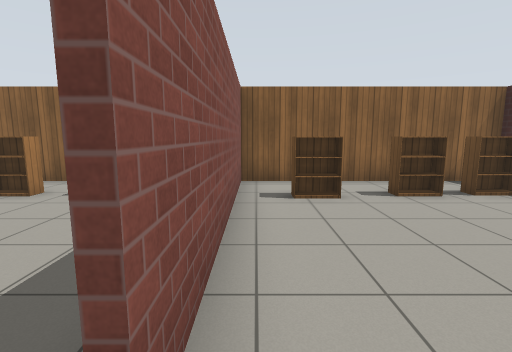
[1] (above)

21 first-person views from a walk through a Gazebo world. The camera is 1.2 m above the floor, tilts 8° down and sees 85° across. The floor is counted in squares, 1 m on a side. Each view is taken from the middle of a square. On the plan, view 1 faces up. The plan holds only what a view shows up to about 12 squares ahead; the rest is blank. The place goes on beyond the plan. Gazebo's built-in surfaces are drawn with simple patterns.

[2]
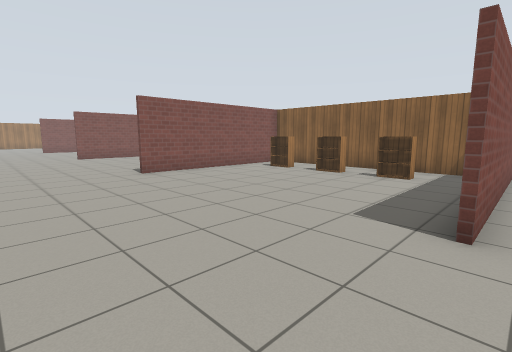

[3]
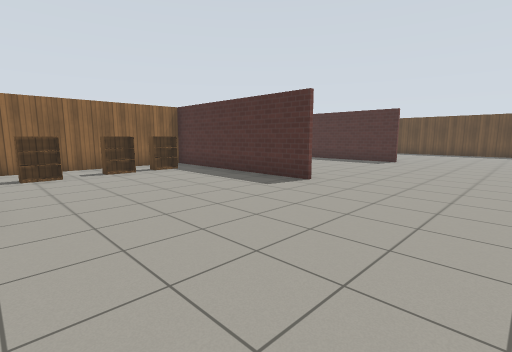

[4]
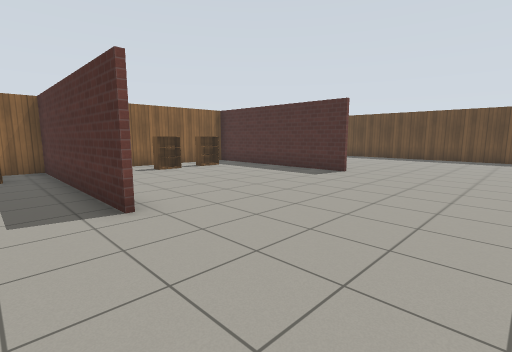

[5]
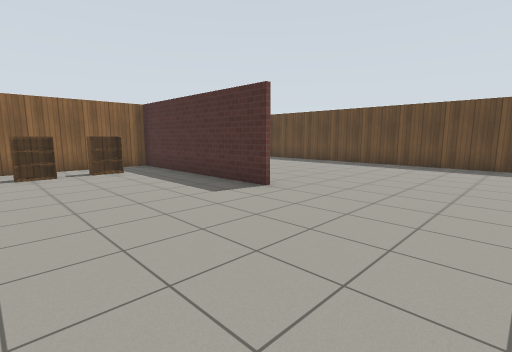

[6]
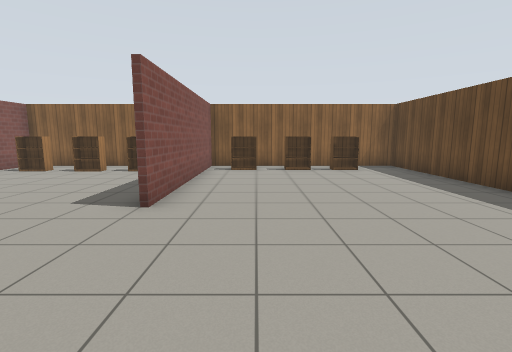

[7]
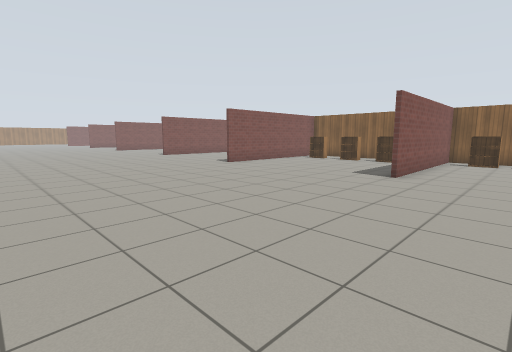

[8]
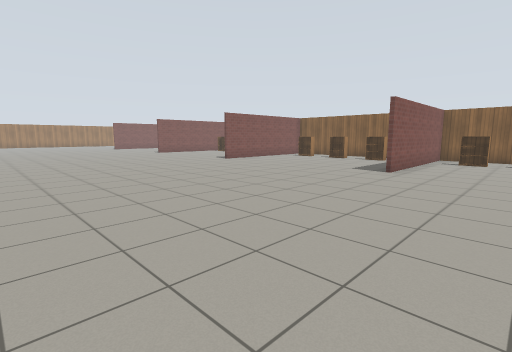

[9]
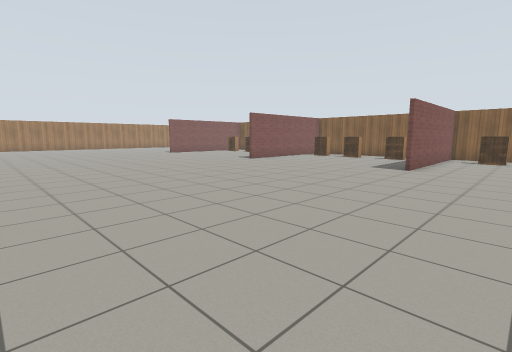

[10]
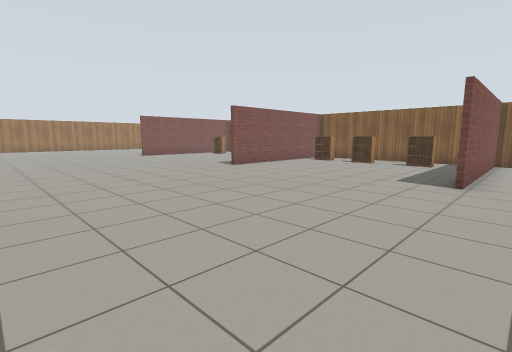

[11]
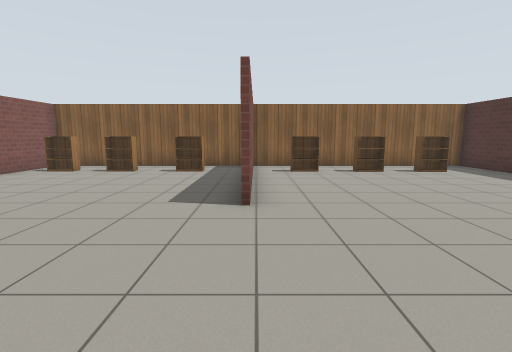

[12]
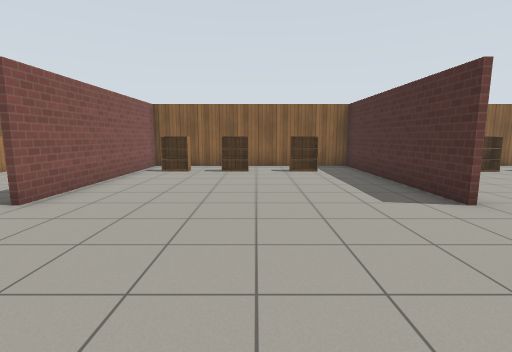

[13]
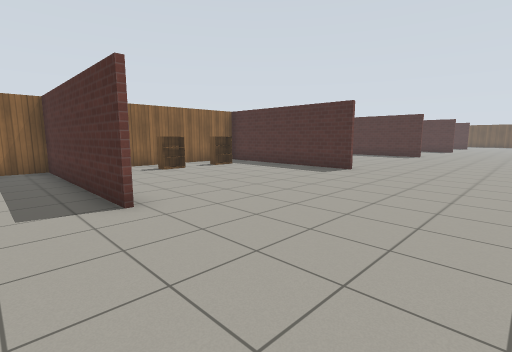

[14]
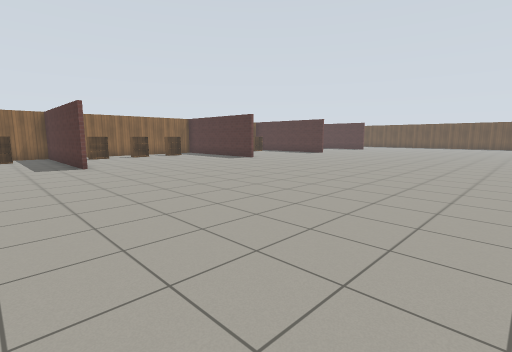

[15]
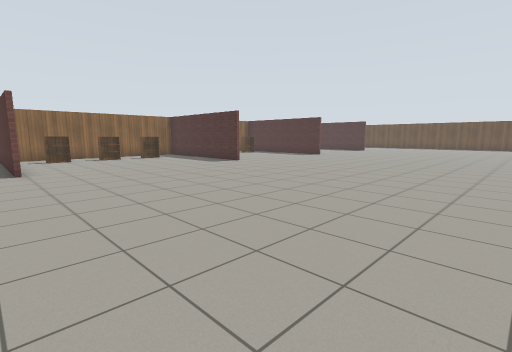

[16]
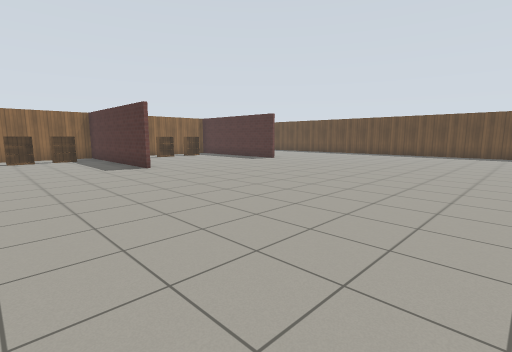

[17]
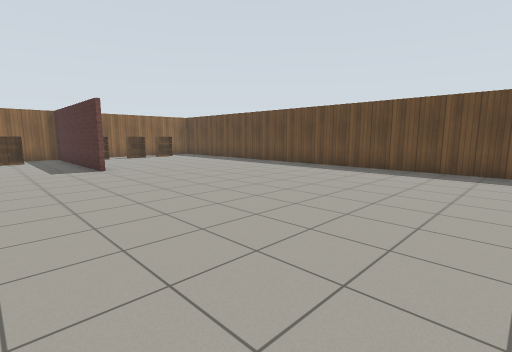

[18]
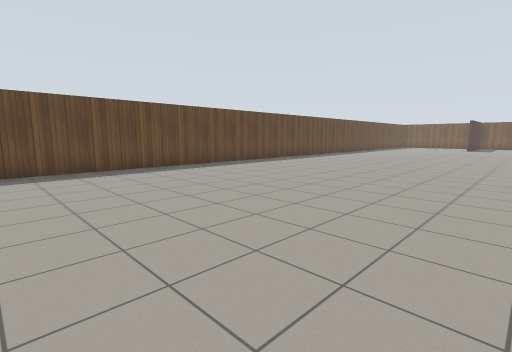

[19]
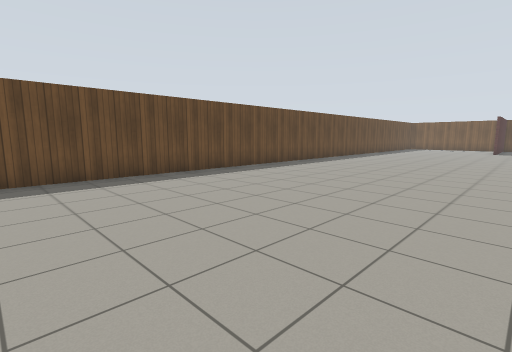

[20]
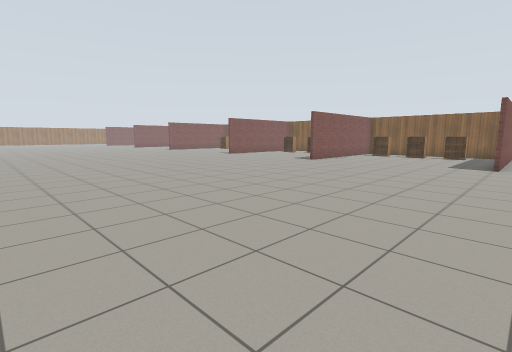

[21]
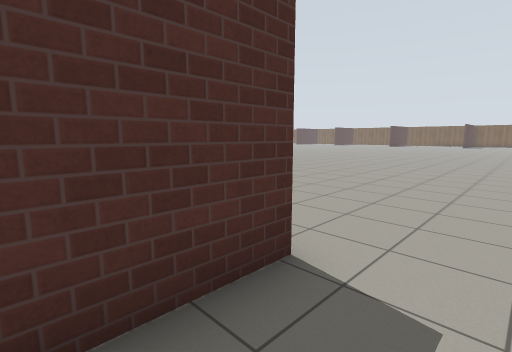

### Floor plan
Points are (right, up) in squares from view 1. A wall is a line through its corners. A room is listed if a view was taken in it or the views show most of it. See-through windows are left out.
Room 1 (views 1, 2, 3, 4, 5, 6, 7, 8, 9, 10, 11, 12, 13, 14, 15, 16, 17, 18, 19, 20, 21)
walls: (6.6, 0.4) (6.6, 7.6); (-0.5, 5.1) (-0.5, 7.6); (-9.2, 0.8) (-9.2, 7.6); (14, 0.6) (14, 7.6); (-0.4, 7.6) (-0.4, 0.8); (6.7, 7.6) (6.7, 6); (-9.1, 7.6) (-9.1, 0.8); (-17.3, 0.8) (-17.3, 7.6); (14.2, 7.6) (14.2, 0.6); (21.6, -17.6) (21.6, 7.6) (-18.6, 7.6); (-17.2, 7.6) (-17.2, 0.8)
objects: bookshelf (-16, 6); bookshelf (-14, 6); bookshelf (-12, 6) to (-11, 6); bookshelf (-8, 6) to (-7, 6); bookshelf (-5, 6); bookshelf (-3, 6); bookshelf (1, 6); bookshelf (3, 6) to (4, 6); bookshelf (5, 6); bookshelf (8, 6); bookshelf (10, 6); bookshelf (12, 6); bookshelf (15, 6) to (16, 6); bookshelf (17, 6) to (18, 6); bookshelf (19, 6)

Where each view was taken, in squares from view 1:
view 1: 0 up, 0 right, facing up
view 2: 3 down, 0 right, facing up-left
view 3: 4 down, 0 right, facing up-right
view 4: 4 down, 5 right, facing up-right
view 5: 4 down, 9 right, facing up-right
view 6: 4 down, 16 right, facing up
view 7: 8 down, 17 right, facing up-left
view 8: 9 down, 3 right, facing up-left
view 9: 10 down, 6 left, facing up-left
view 10: 7 down, 8 left, facing up-left
view 11: 4 down, 9 left, facing up
view 12: 4 down, 13 left, facing up
view 13: 4 down, 19 left, facing up-right
view 14: 11 down, 12 left, facing up-right
view 15: 10 down, 10 left, facing up-right
view 16: 10 down, 2 right, facing up-right
view 17: 10 down, 11 right, facing up-right
view 18: 5 down, 11 right, facing down-right
view 19: 9 down, 13 right, facing down-right
view 20: 12 down, 15 right, facing up-left
view 21: 3 up, 19 left, facing down-right
